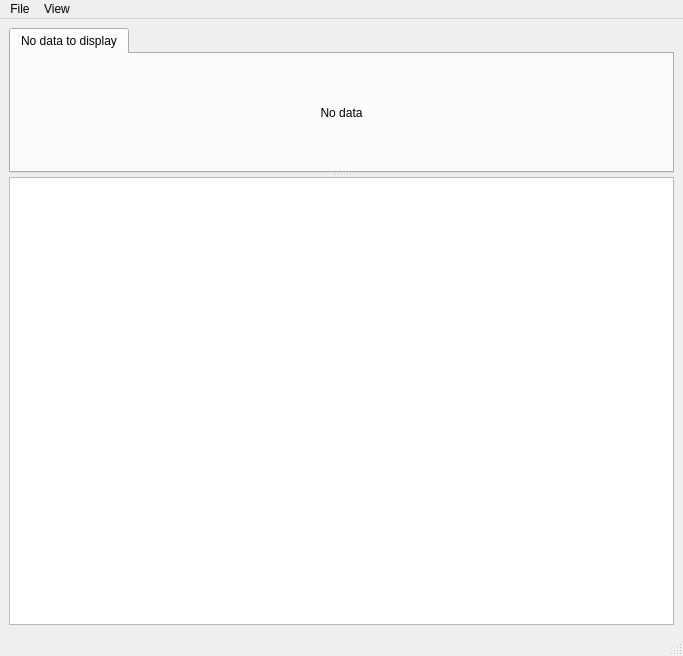
<?xml version="1.0" encoding="UTF-8"?>
<ui version="4.0">
 <class>MainWindow</class>
 <widget class="QMainWindow" name="MainWindow">
  <property name="geometry">
   <rect>
    <x>0</x>
    <y>0</y>
    <width>683</width>
    <height>656</height>
   </rect>
  </property>
  <property name="windowTitle">
   <string>ANSTO RDM</string>
  </property>
  <widget class="QWidget" name="centralwidget">
   <layout class="QVBoxLayout" name="verticalLayout_3">
    <item>
     <widget class="QSplitter" name="splitter">
      <property name="orientation">
       <enum>Qt::Vertical</enum>
      </property>
      <widget class="QWidget" name="layoutWidget">
       <layout class="QVBoxLayout" name="verticalLayout_2">
        <item>
         <widget class="QTabWidget" name="tabWidget">
          <property name="enabled">
           <bool>true</bool>
          </property>
          <property name="layoutDirection">
           <enum>Qt::LeftToRight</enum>
          </property>
          <property name="tabPosition">
           <enum>QTabWidget::North</enum>
          </property>
          <property name="currentIndex">
           <number>0</number>
          </property>
          <widget class="QWidget" name="tab">
           <attribute name="title">
            <string>No data to display</string>
           </attribute>
           <layout class="QHBoxLayout" name="horizontalLayout_2">
            <item>
             <widget class="QLabel" name="label">
              <property name="text">
               <string>No data</string>
              </property>
              <property name="alignment">
               <set>Qt::AlignCenter</set>
              </property>
             </widget>
            </item>
           </layout>
          </widget>
         </widget>
        </item>
       </layout>
      </widget>
      <widget class="QWidget" name="layoutWidget">
       <layout class="QVBoxLayout" name="verticalLayout">
        <item>
         <widget class="QPlainTextEdit" name="logArea">
          <property name="font">
           <font>
            <family>Monospace</family>
           </font>
          </property>
         </widget>
        </item>
       </layout>
      </widget>
     </widget>
    </item>
   </layout>
  </widget>
  <widget class="QMenuBar" name="menubar">
   <property name="geometry">
    <rect>
     <x>0</x>
     <y>0</y>
     <width>683</width>
     <height>21</height>
    </rect>
   </property>
   <widget class="QMenu" name="menuFile">
    <property name="title">
     <string>File</string>
    </property>
    <addaction name="actionLoad_Configuration"/>
    <addaction name="actionShow_Data"/>
    <addaction name="separator"/>
    <addaction name="actionQuit"/>
   </widget>
   <widget class="QMenu" name="menuView">
    <property name="title">
     <string>View</string>
    </property>
    <addaction name="actionViewCalibration"/>
    <addaction name="actionViewSystemInformation"/>
   </widget>
   <addaction name="menuFile"/>
   <addaction name="menuView"/>
  </widget>
  <widget class="QStatusBar" name="statusbar"/>
  <action name="actionLoad_Configuration">
   <property name="text">
    <string>Load Configuration</string>
   </property>
  </action>
  <action name="actionQuit">
   <property name="text">
    <string>Quit</string>
   </property>
  </action>
  <action name="actionShow_Data">
   <property name="text">
    <string>Show Data</string>
   </property>
  </action>
  <action name="actionViewCalibration">
   <property name="text">
    <string>Calibration</string>
   </property>
  </action>
  <action name="actionViewSystemInformation">
   <property name="text">
    <string>System Information</string>
   </property>
  </action>
 </widget>
 <resources/>
 <connections/>
</ui>
